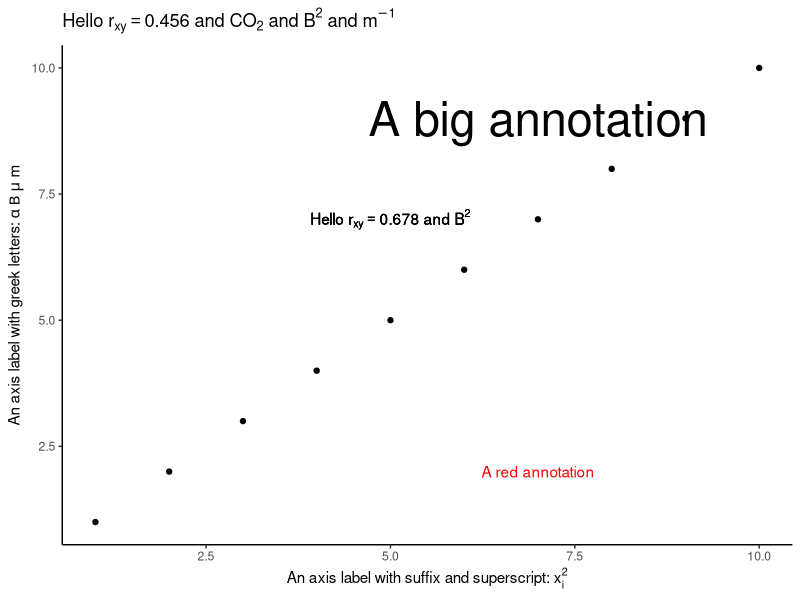

Here is the R script that generated this plot:
## ---- chunk 1
library(tidyverse)
## ---- chunk 2
df <- tibble(x=1:10,y=1:10)
cor <- 0.456
df |>
  ggplot(aes(x=x,y=y)) +
  geom_point() +
  labs( x = bquote("An axis label with suffix and superscript:" ~ x[i]^2), 
        y = bquote("An axis label with greek letters:" ~ alpha ~ Beta ~ mu ~ m),
        title = bquote("Hello"~ r[xy] == .(cor) ~ "and" ~ CO[2] ~ "and" ~ B^2 ~ "and" ~ m^{-1})) +
  annotate(geom="text", x = 5, y = 7, label =  bquote("Hello" ~ r[xy] == 0.678 ~ "and" ~ B^2)) +
  annotate(geom="text", x = 7, y = 9, label =  bquote("A big annotation"), size = 12) +
  annotate(geom="text", x = 7, y = 2, label =  bquote("A red annotation"), colour = "red") +
  theme_classic()
